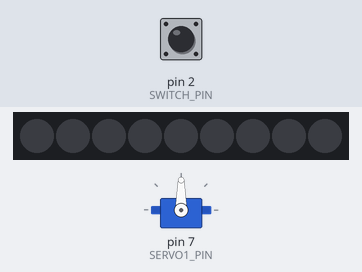
Recording of a sketch running on a simulated Arduino Nano, built with avr-gcc and run on an emulated ATmega328P. Parts: servo, 9 RGB LEDs in strip order, left to right. The test bench sets the inputs (shaded band); at power-on: pin 2 (SWITCH_PIN) HIGH.

Above: at 1.7 s.
1.8 s: pin 2 (SWITCH_PIN) pulled LOW for 0.15 s
At 2.51 s:
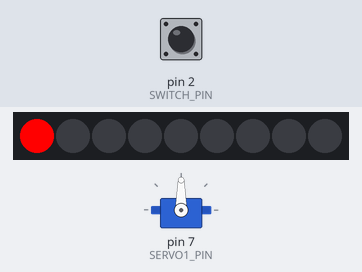
At 2.86 s:
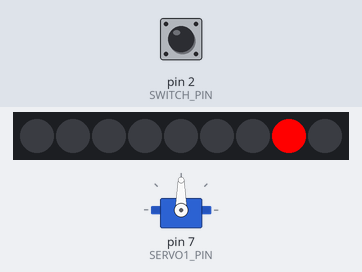

The sketch:

warning_light_test.ino
```cpp
#include <ServoEasing.h>
#include <OneButton.h>
#include <Adafruit_NeoPixel.h>

#include "ServoEasing.hpp"

/**
 * Code for testing the warning light servo and LED strip with a push button with an Arduino Nano.
 *
 */
const int SWITCH_PIN = 2;
const int LED_PIN = 3;
const int SERVO1_PIN = 7;

OneButton button = OneButton(SWITCH_PIN, true, true);

#define NUM_LEDS 9
Adafruit_NeoPixel strip = Adafruit_NeoPixel(NUM_LEDS, LED_PIN, NEO_GRB + NEO_KHZ800);

const int RAISED_ANGLE = 180;
const int LOWERED_ANGLE = 0;
const int SERVO_SPEED = 300; // degrees per second

int switchState = 0;
bool raised = false; // button state

ServoEasing Servo1;

void simDelay(long period){
  long delayMillis = millis() + period;
  while (millis() <= delayMillis)
  {
    int x = 0; // dummy variable, does nothing
  }
}

void setup() {
  Serial.begin(9600);              // Initialize serial communication

  // Attach the servo and start it lowered
  Servo1.attach(SERVO1_PIN, LOWERED_ANGLE);
  simDelay(500);
  Servo1.detach();
  strip.begin();
  turnOffSiren();
  button.attachClick(handleClick);
}

static void handleClick() {
  raised = !raised;
  // Since the servo is detached we can just attach it at the desired new angle.
  if (raised) {
    Servo1.attach(SERVO1_PIN, RAISED_ANGLE);
  } else {
    Servo1.attach(SERVO1_PIN, LOWERED_ANGLE);
    turnOffSiren();
  }
  simDelay(500);
  // Detach the servo so it doesn't idle/tick
  Servo1.detach();
}

void loop() {
  button.tick();
  if (raised) {
    runSirenEffect();
  }
}

void turnOffSiren() {
  strip.clear();  // Turn off all LEDs
  strip.show();   // Update the strip to reflect the cleared state
}

void runSirenEffect() {
  static int currentLED = 0; // Track the current LED in the "circle"
  strip.clear();             // Clear all LEDs to ensure only one is lit

  // Light up the current LED in red
  strip.setPixelColor(currentLED, strip.Color(255, 0, 0)); // Red color
  strip.show();

  // Move to the next LED
  currentLED = (currentLED + 1) % NUM_LEDS; // Loop back to the first LED after the last one
  delay(50);  // Adjust delay to control the speed of the siren effect
}
```

Measured:
- after the input at 1.8 s, the LEDs: change after 0.70 s (image 1)
